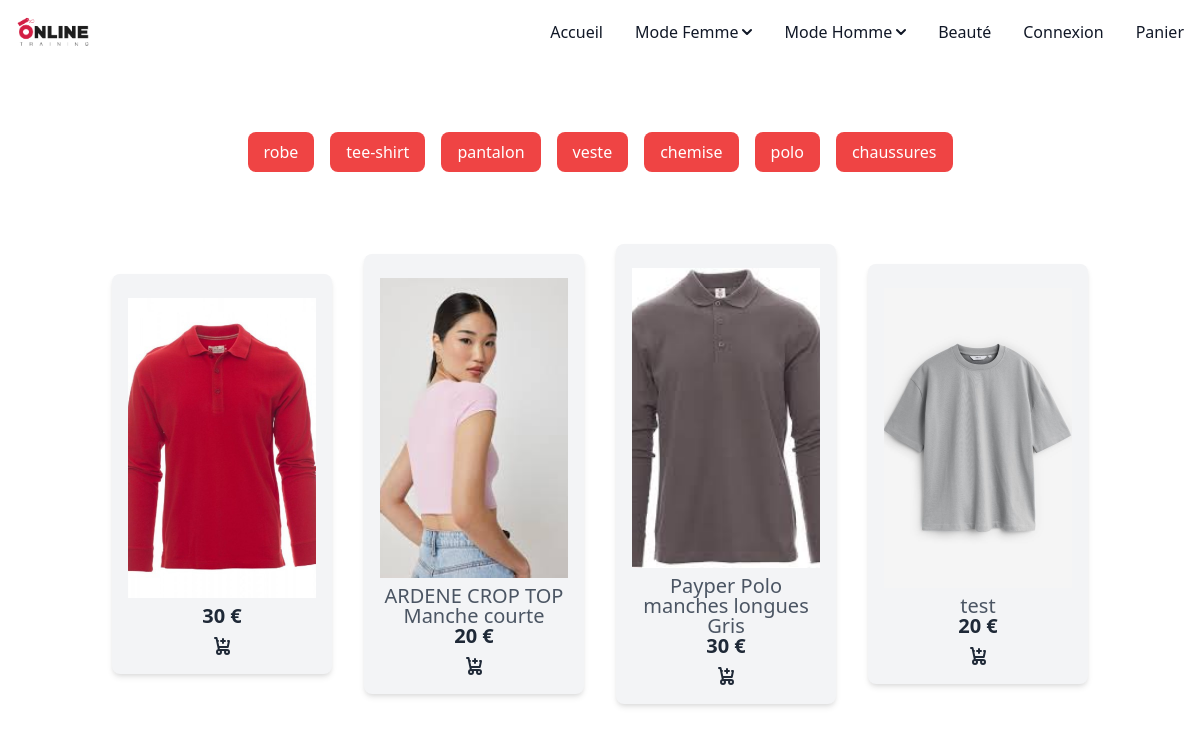
The app's page /client_side/products_grid.php with its own data.
### tables this page shows
CREATE TABLE `products` (
  `id` int NOT NULL,
  `reference_produit` int NOT NULL,
  `marque` varchar(255) NOT NULL,
  `categorie` varchar(255) NOT NULL,
  `nom` varchar(255) NOT NULL,
  `couleur` varchar(255) NOT NULL,
  `matiere` varchar(255) NOT NULL,
  `motif` varchar(255) NOT NULL,
  `taille` varchar(255) NOT NULL,
  `genre` varchar(255) NOT NULL,
  `description` text NOT NULL,
  `stock` int NOT NULL,
  `prix` int NOT NULL,
  `image` varchar(255) NOT NULL
);

### src/client_side/products_grid.php (the view, shortened to what this page needs)
<?php
include('../includes/navbar.php');
if (isset($db)) {
    try {
        $query = "SELECT * FROM products ";
        $params = array();
        $prdct = $db->prepare($query);
        $prdct->execute($params);
        $products = $prdct->fetchAll(PDO::FETCH_ASSOC);
    } catch (PDOException $e) {
        die('Query failed: ' . $e->getMessage());
    }
} else {
    die('Database connection not established.');
}
?>
<!doctype html>
<html lang="fr">
<head>
  <link rel="stylesheet" href="./styles/styles.css">
  <link rel="stylesheet" href="./styles/output.css">
  <link rel="stylesheet" href="./styles/reset.css">
  <link rel="stylesheet" href="./styles/font.css">
  <link href="https://cdn.jsdelivr.net/npm/tailwindcss@2.2.19/dist/tailwind.min.css" rel="stylesheet">
</head>
<body>
    <div class="mx-auto container px-6 xl:px-0 py-12">
        <div class="flex flex-col">
            <div class="flex justify-center mb-8 space-x-4">
                <?php
                $query_categories = "SELECT DISTINCT nom_categorie FROM categories";
                $type_categories = $db->query($query_categories);
                $categories = $type_categories->fetchAll(PDO::FETCH_COLUMN);
                foreach ($categories as $category) {
                    echo '<a href="products_grid.php?categorie=' . urlencode($category) . '" class="bg-red-500 text-white py-2 px-4 rounded-lg">' . $category . '</a>';
                }
                ?>
            </div>
            <div class="mt-10 grid lg:grid-cols-4 md:grid-cols-2 sm:grid-cols-1 gap-x-8 gap-y-8 items-center">
                <?php
                foreach ($products as $row) {
                    echo '
                    <a href="article.php?id=' . $row['id'] . '" class="relative bg-gray-100 sm:p-4 py-4 px-4 flex flex-col items-center shadow-md rounded-lg max-w-sm mx-auto hover:shadow-lg transition duration-300 ease-in-out transform hover:-translate-y-1 hover:scale-105">
                        <img src="../back_office/' . $row['image'] . '" alt="' . $row['nom'] . '" class="w-full h-auto mt-2 object-cover" style="width: 300px; height: 300px;">
                        <div class="mt-2 text-center w-full">
                            <p class="text-xl leading-5 text-gray-600">' . $row['nom'] . '</p>
                            <p class="text-xl font-semibold leading-5 text-gray-800">' . $row['prix'] . ' €</p>
                        </div>
                        <svg class="w-6 h-6 text-gray-800 mt-2" aria-hidden="true" xmlns="http://www.w3.org/2000/svg" width="24" height="24" fill="none" viewBox="0 0 24 24">
                            <path stroke="currentColor" stroke-linecap="round" stroke-linejoin="round" stroke-width="2" d="M5 4h1.5L9 16m0 0h8m-8 0a2 2 0 1 0 0 4 2 2 0 0 0 0-4Zm8 0a2 2 0 1 0 0 4 2 2 0 0 0 0-4Zm-8.5-3h9.25L19 7h-1M8 7h-.688M13 5v4m-2-2h4"/>
                        </svg>
                    </a>
                    ';
                }
                ?>
            </div>
        </div>
    </div>
</body>
</html>

### src/styles/styles.css (style rules this page uses)
.container { display: flex; flex-wrap: wrap; justify-content: center; gap: 20px; margin-top: 20px; }
.container img { height: auto; object-fit: cover; }
@media (min-width: 768px) { .container { flex-direction: row; } }
@media (min-width: 768px) { .container img { height: auto; } }

### records on screen
products: image (picture), prix "30"
products: image (picture), nom "ARDENE CROP TOP Manche courte", prix "20"
products: image (picture), nom "Payper Polo manches longues Gris", prix "30"
products: image+nom (picture), nom "test", prix "20"

### other values on screen
$category "robe"
$category "tee-shirt"
$category "pantalon"
$category "veste"
$category "chemise"
$category "polo"
$category "chaussures"
